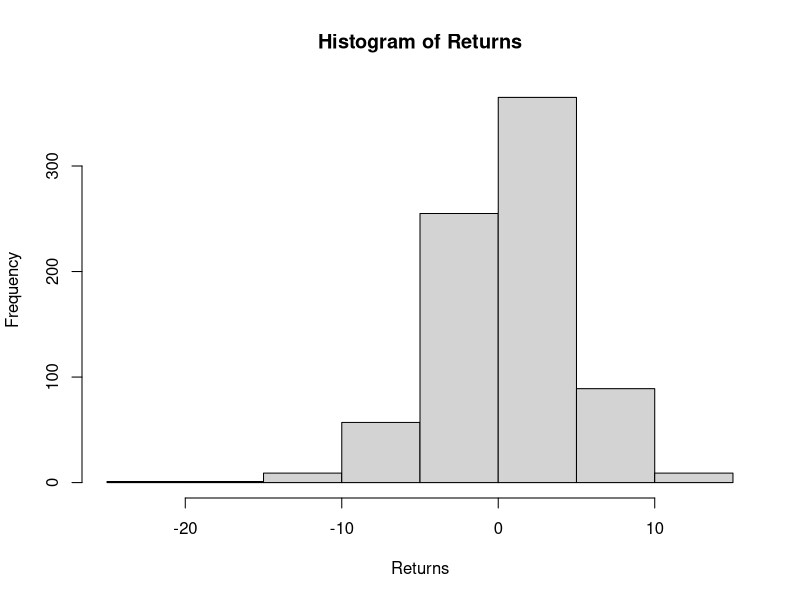
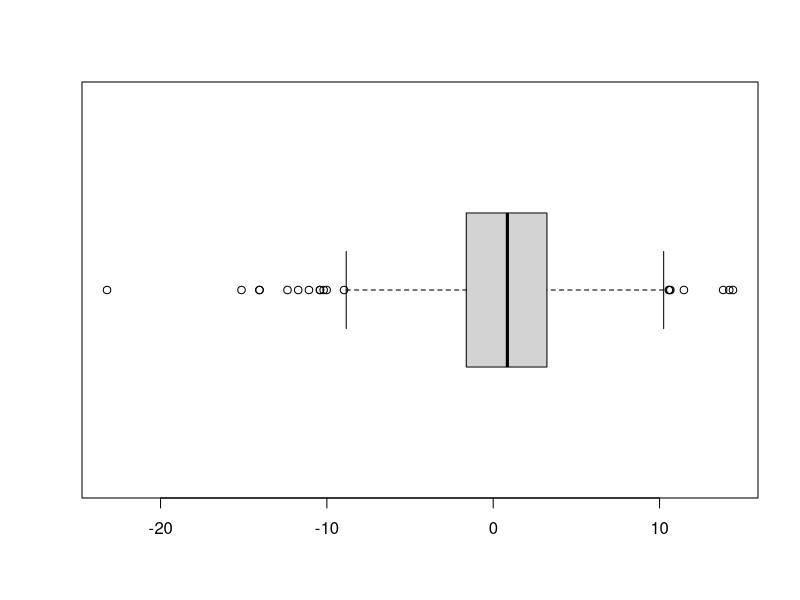
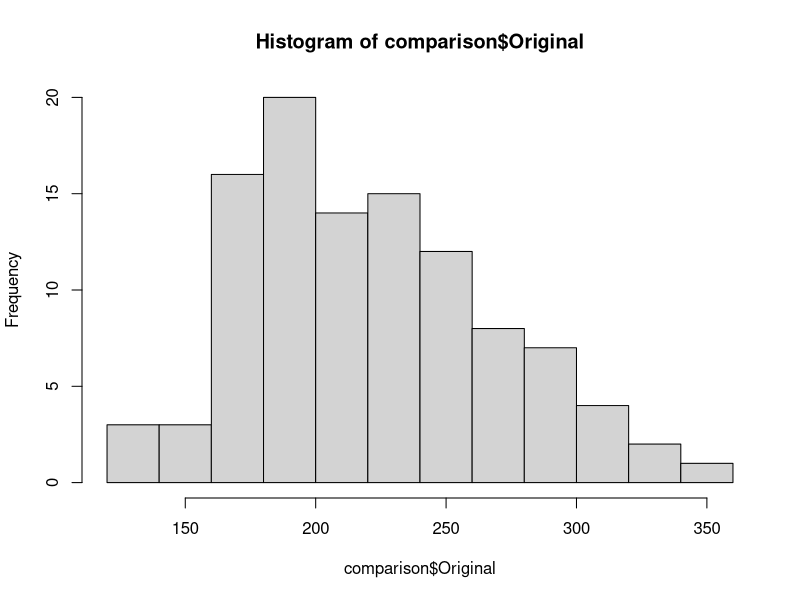
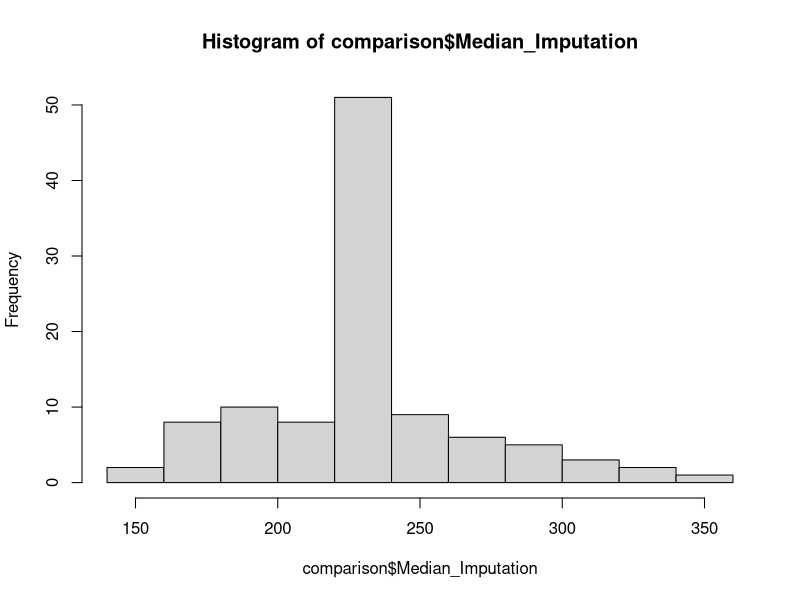
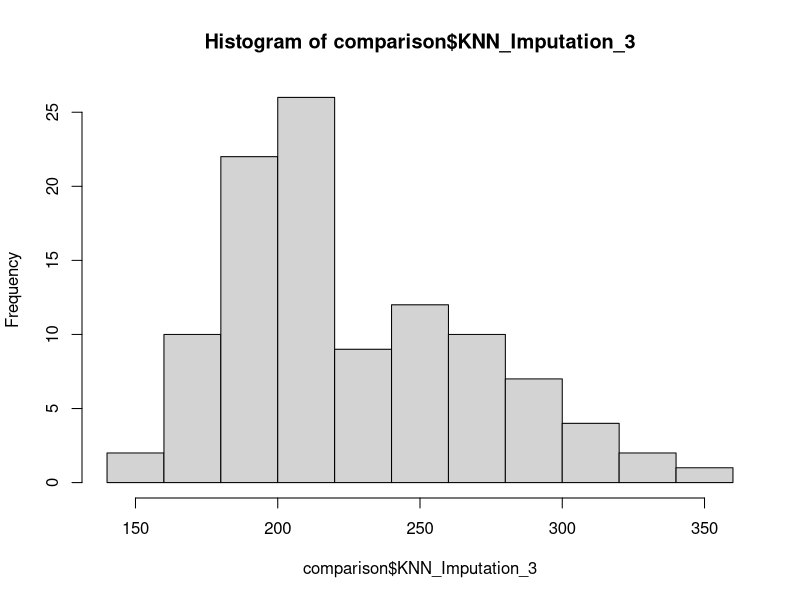
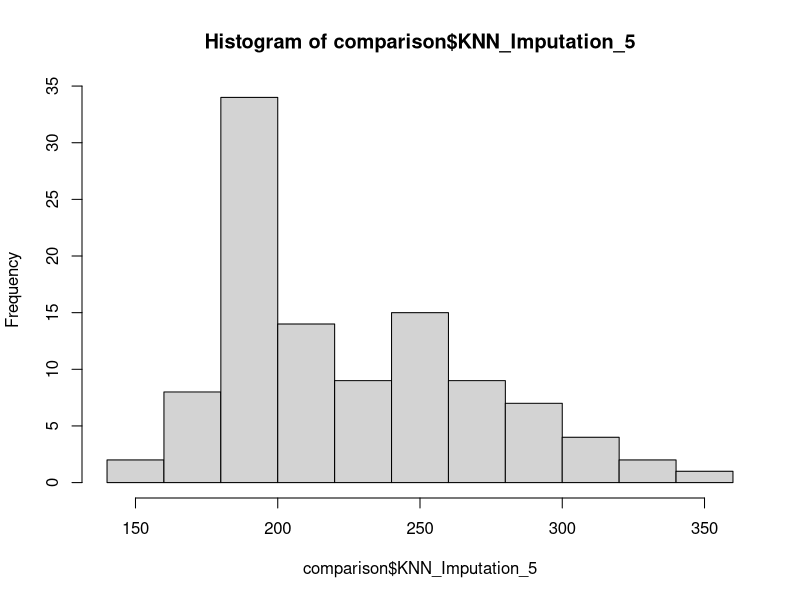
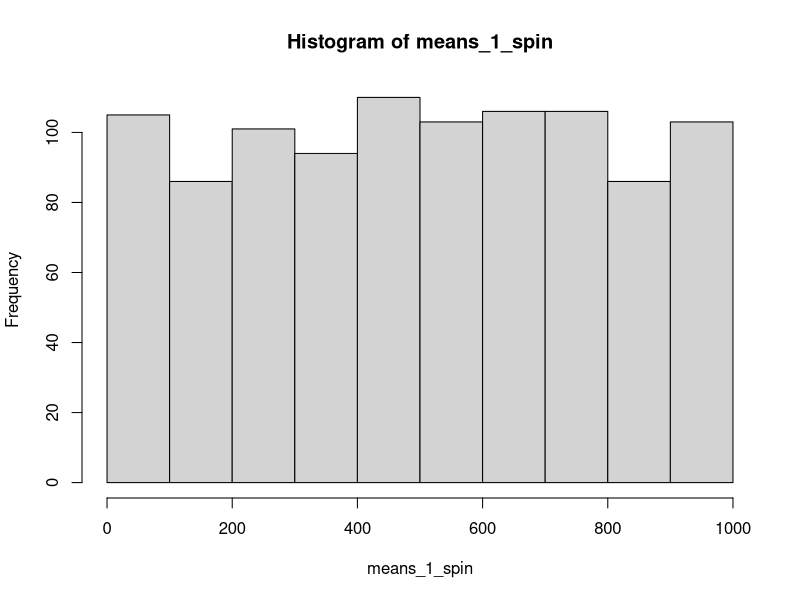
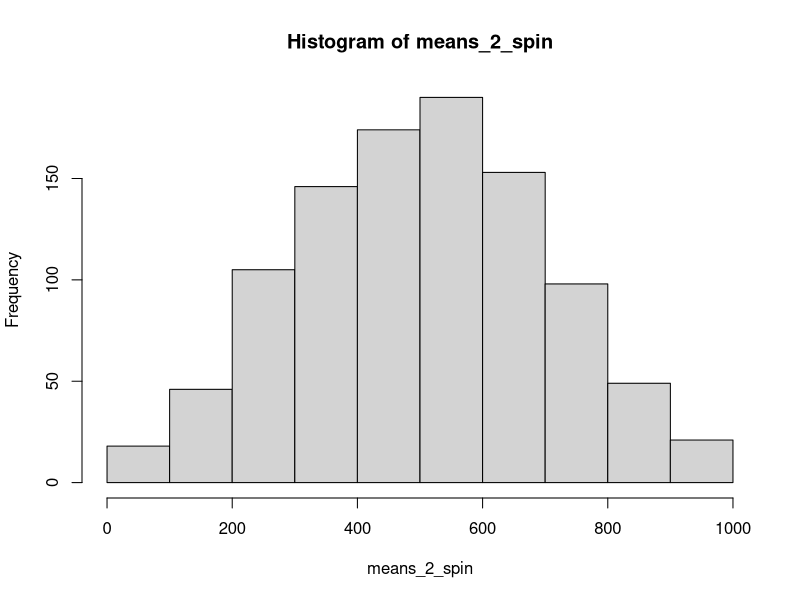

These figures' R source, in order:
## ---- chunk 1
AmericaCorp <- read.csv("AmericaCorp.csv")
head(AmericaCorp)
## ---- chunk 2
#Create the coefficient of variation function
CV_in_Percent <- function(x) {
  (sd(x, na.rm = TRUE)/mean(x, na.rm = TRUE))*100
}

#Compute the cv for the two groups of sample data  
a  <- CV_in_Percent(AmericaCorp$MktCap)
b  <-  CV_in_Percent(AmericaCorp$Return)
print(cat("The market capitalization variation is ", a))
print(cat ("The total return to investors has variation ", b)) 

#Compare cv
if(a>b){
  cat("The Market Capitalization has greater variation.")
} else {
  cat("The total return to investors has greater variation.")
}
## ---- chunk 3
dow <- read.csv("Dow.csv")
head(dow)
## ---- chunk 4
# Create a time-series object
timeseries <- ts(dow$ClosingValue, frequency = 1, start = 1)

# Compute the growth factors
One_Plus_Returns <- timeseries/lag(timeseries, - 1)

# Calculate the Geometric Mean and Display
# install.packages(psych)
library(psych)
Geometric_Mean_Rate <- round(100*(geometric.mean(One_Plus_Returns)-1), digits = 2)
Geometric_Mean_Rate
## ---- chunk 5
Returns <- 100*(One_Plus_Returns - 1)
hist(Returns)
## ---- chunk 6
avg <- mean(Returns)
stddev <- sd(Returns)
TotalSampleSize <- length(Returns)

Percent_Within_a_Range <- function(x){
  Lower_Range = avg - x*stddev
  Upper_Range = avg + x*stddev
  Num_Within <- length(which(Returns >= Lower_Range 
                             & Returns <= Upper_Range))
  list(
    Percent_Within <- 100*(Num_Within/TotalSampleSize)
  )
}

Percent_Within_a_Range(1)
Percent_Within_a_Range(2)
Percent_Within_a_Range(3)
## ---- chunk 7
boxplot(Returns, horizontal = TRUE)
summary(Returns)
## ---- chunk 8
(Q1 <- quantile(Returns, 0.25))
## ---- chunk 9
(Q2 <- quantile(Returns, 0.50))
## ---- chunk 10
(Q3 <- quantile(Returns, 0.75))
## ---- chunk 11
#Identify mild outliers. 
IQR <- Q3-Q1
returns <- data.frame(Returns)
outliervector <- with(returns, returns$Outlier <- 
                        ifelse(Returns >= Q3 + 1.5*IQR | Returns <= Q1 - 1.5*IQR, "Yes", "No"))
returns["Outlier"] <- outliervector

#Identify extreme outliers. 
extremeoutliervector <- with(returns, returns$ExtremeOutlier <- 
                               ifelse(Returns >= Q3+ 3*IQR | Returns <= Q1 - 3*IQR, "Yes", "No"))
returns["ExtremeOutlier"] <- extremeoutliervector

library(dplyr)
View_Data_FINAL <- returns %>%
  group_by(Outlier) %>%
  arrange(desc(Outlier)) %>%
  group_by(ExtremeOutlier) %>%
  arrange(desc(ExtremeOutlier))

returns_outlier_first <- as.data.frame(View_Data_FINAL)
head(returns_outlier_first)
## ---- chunk 12
library(Hmisc)
library(VIM)

#Read data
REM <- read.csv("RealEstateMaster.csv")
REMM <- read.csv("RealEstateMissing.csv")

#Determine the number of NAs (missing values) in the HP column
sum(is.na(REMM$Price))

#Imputation with median
REMM_impute_median <- impute(REMM$Price, median)

#Vector of missing values
x <- as.data.frame(REMM$Price)

#Vector of Price values imputed with median
y <- as.data.frame(REMM_impute_median)

#Juxtapose all three columns in one view for convenient viewing
FINAL_IMPUTED_SUMMARY <- cbind(REM$Price, x, y)
#Writing data to CSV. Not needed but to verify.
#write.table(FINAL_IMPUTED_SUMMARY, file="FINAL_IMPUTED_SUMMARY.csv",sep=",",row.names=F)  
head(FINAL_IMPUTED_SUMMARY)
## ---- chunk 13
REMM_impute_knn <- kNN(REMM, variable = c("Price"), k = 5)
## ---- chunk 14
REMM_impute_knn2 <- kNN(REMM, variable = c("Price"), k = 3)
## ---- chunk 15
comparison <- cbind(REM$Price, x, y, REMM_impute_knn2$Price, REMM_impute_knn$Price)
names(comparison) <- c("Original", "Missing", "Median_Imputation", "KNN_Imputation_3","KNN_Imputation_5")
#Writing data to CSV. Not needed but to verify.
#write.table(comparison, file="imputation_comparison.csv",sep=",",row.names=F)  
head(comparison)
## ---- chunk 16
# Find the numerical summaries of the original Price values
Summary_Original <- as.table(summary(comparison$Original))
var_Original <- sum((Summary_Original - 
                       mean(Summary_Original))^2)/ length(Summary_Original)
Summary_Original["SD"] <- sqrt(var_Original)

# Find the numerical summaries of the median imputed values
Summary_Median <- as.table(summary(comparison$Median_Imputation))
var_Median <- sum((Summary_Median - 
                       mean(Summary_Median))^2)/ length(Summary_Median)
Summary_Median["SD"] <- sqrt(var_Median)

# Find the numerical summaries of the knn imputed values with k = 3
Summary_KNN3 <- as.table(summary(comparison$KNN_Imputation_3))
var_KNN3 <- sum((Summary_KNN3 - 
                       mean(Summary_KNN3))^2)/ length(Summary_KNN3)
Summary_KNN3["SD"] <- sqrt(var_KNN3)

# Find the numerical summaries of the knn imputed values with k = 5
Summary_KNN5 <- as.table(summary(comparison$KNN_Imputation_5))
var_KNN5 <- sum((Summary_KNN5 - 
                       mean(Summary_KNN5))^2)/ length(Summary_KNN5)
Summary_KNN5["SD"] <- sqrt(var_KNN5)

summaries <- rbind(Summary_Original, Summary_Median, Summary_KNN3, Summary_KNN5)
summaries
## ---- chunk 17
hist(comparison$Original)
hist(comparison$Median_Imputation)
hist(comparison$KNN_Imputation_3)
hist(comparison$KNN_Imputation_5)
## ---- chunk 18
library(knitr)
Probability_Plain_Cheese  <- c(0.1, 0.15, 0.15, 0.2, 0.2, 0.1, 0.05, 0.05)
Demand_Plain_Cheese <- seq(200,900, by= 100)
Produced_Plain_Cheese <- seq(200,900, by= 100)

Profit_function_Plain <- function(x,y) {
  ifelse(x>y, 9*y -4.5*x - 500, 4.5*x-500)
}

Profit_Plain <- outer(Produced_Plain_Cheese, Demand_Plain_Cheese, Profit_function_Plain)
colnames(Profit_Plain) <- c("Demand 200", "Demand 300", "Demand 400", "Demand 500", "Demand 600", "Demand 700", "Demand 800", "Demand 900")
rownames(Profit_Plain) <- c("Produce 200", "Produce 300", "Produce 400", "Produce 500", "Produce 600", "Produce 700", "Produce 800", "Produce 900")

kable(Profit_Plain, caption = "Profit for Plain Pizza")
## ---- chunk 19
Probability_Veggie_Cheese  <- c(0.1, 0.2, 0.25, 0.25, 0.15, 0.05)
Demand_Veggie_Cheese <- seq(300,800, by= 100)
Produced_Veggie_Cheese <- seq(300,800, by= 100)

Profit_function_Veggie <- function(a, b) {
  ifelse(a>b, 9*b - 5*a - 500, (9-5)*a-500)
}

Profit_Veggie <- outer(Produced_Veggie_Cheese, Demand_Veggie_Cheese, Profit_function_Veggie)
colnames(Profit_Veggie) <- seq(300,800, by= 100)
rownames(Profit_Veggie) <- seq(300,800, by= 100)
colnames(Profit_Veggie) <- c("Demand 300", "Demand 400", "Demand 500", "Demand 600", "Demand 700", "Demand 800")
rownames(Profit_Veggie) <- c("Produce 300", "Produce 400", "Produce 500", "Produce 600", "Produce 700", "Produce 800")

kable(Profit_Veggie, caption = "Profit for Veggie Pizza")
## ---- chunk 20
expected_profit_plain <- rowSums(t(t(Profit_Plain) * Probability_Plain_Cheese))
expected_profit_veggie <- rowSums(t(t(Profit_Veggie) * Probability_Veggie_Cheese))
print("The expected profit for plain pizza at the weighted average demand is as follows")
expected_profit_plain
print("The expected profit for veggie pizza at the weighted average demand is as follows")
expected_profit_veggie
## ---- chunk 21
winnings <- seq(0, 1000, by = 1)
theor_mean <- mean(winnings)
theor_var <- sum((winnings - theor_mean)^2)/1001
theor_sd <- sqrt(theor_var)

cat("The theoretical mean is", theor_mean,
    "and the theoretical standard deviation is", theor_sd)
## ---- chunk 22
set.seed(50)

# Sample
rep_spins <- function(sample_size){
  replicate(1000, {
    sample(winnings, sample_size, replace = TRUE)
  })
}

# Store the results in a matrix
matrix_spins_1 <- matrix(rep_spins(1), 1000)
matrix_spins_2 <- matrix(rep_spins(2), 1000)
matrix_spins_3 <- matrix(rep_spins(3), 1000)
matrix_spins_4 <- matrix(rep_spins(4), 1000)
matrix_spins_5 <- matrix(rep_spins(5), 1000)
matrix_spins_6 <- matrix(rep_spins(6), 1000)
matrix_spins_7 <- matrix(rep_spins(7), 1000)
matrix_spins_8 <- matrix(rep_spins(8), 1000)
matrix_spins_9 <- matrix(rep_spins(9), 1000)
matrix_spins_10 <- matrix(rep_spins(10), 1000)
## ---- chunk 23
means_1_spin <- rowMeans(matrix_spins_1, na.rm = FALSE)
means_2_spin <- rowMeans(matrix_spins_2, na.rm = FALSE)
means_3_spin <- rowMeans(matrix_spins_3, na.rm = FALSE)
means_4_spin <- rowMeans(matrix_spins_4, na.rm = FALSE)
means_5_spin <- rowMeans(matrix_spins_5, na.rm = FALSE)
means_6_spin <- rowMeans(matrix_spins_6, na.rm = FALSE)
means_7_spin <- rowMeans(matrix_spins_7, na.rm = FALSE)
means_8_spin <- rowMeans(matrix_spins_8, na.rm = FALSE)
means_9_spin <- rowMeans(matrix_spins_9, na.rm = FALSE)
means_10_spin <- rowMeans(matrix_spins_10, na.rm = FALSE)
## ---- chunk 24
mean_of_sample_mean1 <- mean(means_1_spin)
mean_of_sample_mean2 <- mean(means_2_spin)
mean_of_sample_mean3 <- mean(means_3_spin)
mean_of_sample_mean4 <- mean(means_4_spin)
mean_of_sample_mean5 <- mean(means_5_spin)
mean_of_sample_mean6 <- mean(means_6_spin)
mean_of_sample_mean7 <- mean(means_7_spin)
mean_of_sample_mean8 <- mean(means_8_spin)
mean_of_sample_mean9 <- mean(means_9_spin)
mean_of_sample_mean10 <- mean(means_10_spin)

means_of_sample_means <- cbind(mean(means_1_spin),
      mean(means_2_spin),
      mean(means_3_spin),
      mean(means_4_spin),
      mean(means_5_spin),
      mean(means_6_spin),
      mean(means_7_spin),
      mean(means_8_spin),
      mean(means_9_spin),
      mean(means_10_spin)
      )
means_of_sample_means
## ---- chunk 25
sd_of_sample_means <- cbind(
  sd(means_1_spin),
  sd(means_2_spin),
  sd(means_3_spin),
  sd(means_4_spin),
  sd(means_5_spin),
  sd(means_6_spin),
  sd(means_7_spin),
  sd(means_8_spin),
  sd(means_9_spin),
  sd(means_10_spin)
)

sd_of_sample_means
## ---- chunk 26
hist(means_1_spin)
hist(means_2_spin)
hist(means_3_spin)
hist(means_4_spin)
hist(means_5_spin)
hist(means_6_spin)
hist(means_7_spin)
hist(means_8_spin)
hist(means_9_spin)
hist(means_10_spin)
## ---- chunk 27
theor_se<- cbind(
  theor_sd/sqrt(1),
  theor_sd/sqrt(2),
  theor_sd/sqrt(3),
  theor_sd/sqrt(4),
  theor_sd/sqrt(5),
  theor_sd/sqrt(6),
  theor_sd/sqrt(7),
  theor_sd/sqrt(8),
  theor_sd/sqrt(9),
  theor_sd/sqrt(10))

theor_se
## ---- chunk 28
theoretical_mean <- c(rep(theor_mean, 10))

comparison_of_theormean_and_samplemean <- 
  rbind(theoretical_mean, means_of_sample_means)

rownames(comparison_of_theormean_and_samplemean) <- c("Theoretical mean", "Sample mean")
colnames(comparison_of_theormean_and_samplemean) <- c("1 spin", "2 spins", "3 spins", "4 spins", "5 spins",
                                    "6 spins", "7 spins", "8 spins", "9 spins", "10 spins")

comparison_of_theormean_and_samplemean
## ---- chunk 29
comparison_of_sd_and_therse <- rbind(sd_of_sample_means, theor_se)      
rownames(comparison_of_sd_and_therse) <- c("sd of sample means","theor se")
colnames(comparison_of_sd_and_therse) <- c("1 spin", "2 spins", "3 spins", "4 spins", "5 spins",
                                    "6 spins", "7 spins", "8 spins", "9 spins", "10 spins")
comparison_of_sd_and_therse
## ---- chunk 30
library(dplyr)
mean_1_spin <- matrix(means_1_spin, 1000)
colnames(mean_1_spin) <- c("x")
mean_1_over <- as.data.frame(mean_1_spin) %>%
  filter(x>600) %>%
  summarise(n = n())
prob_of_1_win_over_600 <- mean_1_over/1000

mean_2_spin <- matrix(means_2_spin, 1000)
colnames(mean_2_spin) <- c("x")
mean_2_over <- as.data.frame(mean_2_spin) %>%
  filter(x>600) %>%
  summarise(n = n())
prob_of_2_win_over_600 <- mean_2_over/1000

mean_3_spin <- matrix(means_3_spin, 1000)
colnames(mean_3_spin) <- c("x")
mean_3_over <- as.data.frame(mean_3_spin) %>%
  filter(x>600) %>%
  summarise(n = n())
prob_of_3_win_over_600 <- mean_3_over/1000

mean_4_spin <- matrix(means_4_spin, 1000)
colnames(mean_4_spin) <- c("x")
mean_4_over <- as.data.frame(mean_4_spin) %>%
  filter(x>600) %>%
  summarise(n = n())
prob_of_4_win_over_600 <- mean_4_over/1000

mean_5_spin <- matrix(means_5_spin, 1000)
colnames(mean_5_spin) <- c("x")
mean_5_over <- as.data.frame(mean_5_spin) %>%
  filter(x>600) %>%
  summarise(n = n())
prob_of_5_win_over_600 <- mean_5_over/1000

mean_6_spin <- matrix(means_6_spin, 1000)
colnames(mean_6_spin) <- c("x")
mean_6_over <- as.data.frame(mean_6_spin) %>%
  filter(x>600) %>%
  summarise(n = n())
prob_of_6_win_over_600 <- mean_6_over/1000

mean_7_spin <- matrix(means_7_spin, 1000)
colnames(mean_7_spin) <- c("x")
mean_7_over <- as.data.frame(mean_7_spin) %>%
  filter(x>600) %>%
  summarise(n = n())
prob_of_7_win_over_600 <- mean_7_over/1000

mean_8_spin <- matrix(means_8_spin, 1000)
colnames(mean_8_spin) <- c("x")
mean_8_over <- as.data.frame(mean_8_spin) %>%
  filter(x>600) %>%
  summarise(n = n())
prob_of_8_win_over_600 <- mean_8_over/1000

mean_9_spin <- matrix(means_9_spin, 1000)
colnames(mean_9_spin) <- c("x")
mean_9_over <- as.data.frame(mean_9_spin) %>%
  filter(x>600) %>%
  summarise(n = n())
prob_of_9_win_over_600 <- mean_9_over/1000

mean_10_spin <- matrix(means_10_spin, 1000)
colnames(mean_10_spin) <- c("x")
mean_10_over <- as.data.frame(mean_10_spin) %>%
  filter(x>600) %>%
  summarise(n = n())
prob_of_10_win_over_600 <- mean_10_over/1000

prob_of_win_over_600 <- cbind(mean_1_over/1000, mean_2_over/1000,
                              mean_3_over/1000, mean_4_over/1000,
                              mean_5_over/1000, mean_6_over/1000,
                              mean_7_over/1000, mean_8_over/1000,
                              mean_9_over/1000, mean_10_over/1000)

colnames(prob_of_win_over_600) <- c("1 spin", "2 spins", "3 spins", "4 spins", "5 spins",
                                    "6 spins", "7 spins", "8 spins", "9 spins", "10 spins")
prob_of_win_over_600
## ---- chunk 31
summary_tbl <- rbind(theoretical_mean, as.vector(means_of_sample_means), as.vector(theor_se), as.vector(sd_of_sample_means), as.vector(prob_of_win_over_600))

rownames(summary_tbl) <- c("Theoretical Mean", "Mean of Sample Means", 
                       "Theoretical Standard Error", 
                       "Standard Deviation of Sample Means",
                       "P(winning > 600)")
colnames(summary_tbl) <- c("1 spin", "2 spins", "3 spins", "4 spins", "5 spins",
                                    "6 spins", "7 spins", "8 spins", "9 spins", "10 spins")
summary_tbl
## ---- chunk 32
smtransac <- read.csv("SupermarketTransactions.csv")
head(smtransac)
str(smtransac)
## ---- chunk 33
#library(dplyr)
num <- smtransac %>% 
  group_by(ProductFamily) %>%
  summarise(n=n()) %>%
  mutate(prop = n/sum(n))

Numbers <- as.data.frame(num)
Proportions <- Numbers$prop

number_in_sample <- matrix(round(Proportions * 250),1)
colnames(number_in_sample) <- c("Drink","Food","Non-Consumable")
rownames(number_in_sample) <- c("Sample Size")
number_in_sample
## ---- chunk 34
# Sample drinks
Drinks <- smtransac %>% 
  filter(ProductFamily == "Food" | ProductFamily == "Non-Consumable")
DrinksRevenue <- Drinks$Revenue
DrinksRevenue_Sample <-  sample(DrinksRevenue, as.numeric(number_in_sample[1,1]), replace = TRUE)

mean_drink <- mean(DrinksRevenue_Sample)
sd_drink <- sd(DrinksRevenue_Sample)

# Sample food
Food <- smtransac %>% 
  filter(ProductFamily == "Drink" | ProductFamily == "Non-Consumable")
FoodRevenue <- Food$Revenue
FoodRevenue_Sample <-  sample(FoodRevenue, as.numeric(number_in_sample[1,2]), replace = TRUE)

mean_food <- mean(FoodRevenue_Sample)
sd_food <- sd(FoodRevenue_Sample)

# Sample non-consumable
Nonconsum <- smtransac %>% 
  filter(ProductFamily == "Drink" | ProductFamily == "Food")
NonconsumRevenue <- Nonconsum$Revenue
NonconsumRevenue_Sample <-  sample(NonconsumRevenue, as.numeric(number_in_sample[1,3]), replace = TRUE)

mean_nc <- mean(NonconsumRevenue_Sample)
sd_nc <- sd(NonconsumRevenue_Sample)

table <- matrix(c(mean_drink, sd_drink, mean_food, sd_food, mean_nc, sd_nc), nrow = 2)
rownames(table) <- c("mean", "standard deviation")
colnames(table) <- c("Drink","Food","Non-Consumable")
table
## ---- chunk 35
Def_Frac <- c(0.02, 0.04, 0.06, 0.08, 0.10, 0.12, 0.14, 0.16, 0.18)
probabilities <- phyper(4, Def_Frac*1000, (1-Def_Frac)*1000, 50)
                        
barplot(probabilities, names.arg = Def_Frac, ylab  = "Probabilities of Acceptance", 
        xlab  = "Defective Fractions", col = "Dark Green",
        main = "Probability of Acceptance for Different Defective Rate Batch")
## ---- chunk 36
prob_under_60 <- pnorm(60, 62, 2, lower.tail = TRUE)
prob_under_60_twice  <- dbinom(2, 5, prob_under_60)
prob_under_60_twice
## ---- chunk 37
pbinom(0, 2, 0.98, lower.tail = FALSE)
## ---- chunk 38
pbinom(0, 4, 0.98, lower.tail = FALSE)
## ---- chunk 39
Prob_Distr <- matrix(pbinom(0, 1:5, 0.98, lower.tail = FALSE), 1)
colnames(Prob_Distr) <- c(1, 2, 3, 4, 5)
rownames(Prob_Distr) <- c("Probability of Success")
Prob_Distr
## ---- chunk 40
required_response <- 110
sample_size <- 150
prob_of_response <- 1 -  0.45 + 0.45 * 0.3
pbinom(required_response-1, sample_size, prob_of_response, lower.tail = FALSE)
## ---- chunk 41
q11 <- read.csv("Dataset 11.csv")

Type_of_Customer <- q11 %>%
  group_by(Type.of.Customer) %>%
  summarise(n=n()) %>%
  mutate(prop_type_of_cus = n/sum(n))
Customer_Type <- as.data.frame(Type_of_Customer)
Customer_Type
barplot(Customer_Type[,3], names.arg = c("Promotional","Regular"), 
        xlab = "Customer Type", ylab = "Percent Frequency")

Method_of_Payment <- q11 %>%
  group_by(Method.of.Payment) %>%
  summarise(n=n()) %>%
  mutate(prop_payment_method = n/sum(n))
Payment_Method <- as.data.frame(Method_of_Payment)
Payment_Method
barplot(Payment_Method[,3], names.arg = c("AmeriExp","Disc","MstCrd",
                                          "PprtCrd","Visa"), 
        xlab = "Payment Method", ylab = "Percent Frequency")

Gender <- q11 %>%
  group_by(Gender) %>%
  summarise(n=n()) %>%
  mutate(prop_gender = n/sum(n))
Gender_New <- as.data.frame(Gender)
Gender_New
barplot(Gender_New[,3], names.arg = c("Female", "Male"), 
        xlab = "Gender", ylab = "Percent Frequency")

Marital_Status <- q11 %>%
  group_by(Marital.Status) %>%
  summarise(n=n()) %>%
  mutate(prop_marital_status = n/sum(n))
Marital_Status_New <- as.data.frame(Marital_Status)
Marital_Status_New
barplot(Marital_Status_New[,3], names.arg = c("Married", "Single"), 
        xlab = "Marital Status", ylab = "Percent Frequency")

Age <- q11 %>%
  group_by(Age) %>%
  summarise(n=n()) %>%
  mutate(prop_age = n/sum(n))
Age_New <- as.data.frame(Age)
Age_New
barplot(Age_New[,3], names.arg = Age_New[,1], 
        xlab = "Age", ylab = "Percent Frequency")
## ---- chunk 42
Method_of_Payment_b <- q11 %>%
  group_by(Method.of.Payment) %>%
  summarise(n=n())
Payment_Method_b <- as.data.frame(Method_of_Payment_b)
barplot(Payment_Method_b[,2], names.arg = c("AmeriExp","Disc","MstCrd",
                                          "PprtCrd","Visa"), 
        xlab = "Payment Method", ylab = "Number of Customers")
## ---- chunk 43
q11$Groups <- case_when(
  q11$Net.Sales <= 50 ~ "0-50",
  q11$Net.Sales <= 100 ~ "50-100",
  q11$Net.Sales <= 150 ~ "100-150",
  q11$Net.Sales <= 200 ~ "150-200",
  q11$Net.Sales <= 250 ~ "200-250",
  q11$Net.Sales <= 300 ~ "250-300",
)

xtabs(~Groups + Type.of.Customer, data=q11)
## ---- chunk 44
plot(q11$Age, q11$Net.Sales)
## ---- chunk 45
pexp(3, 1/2.7)
